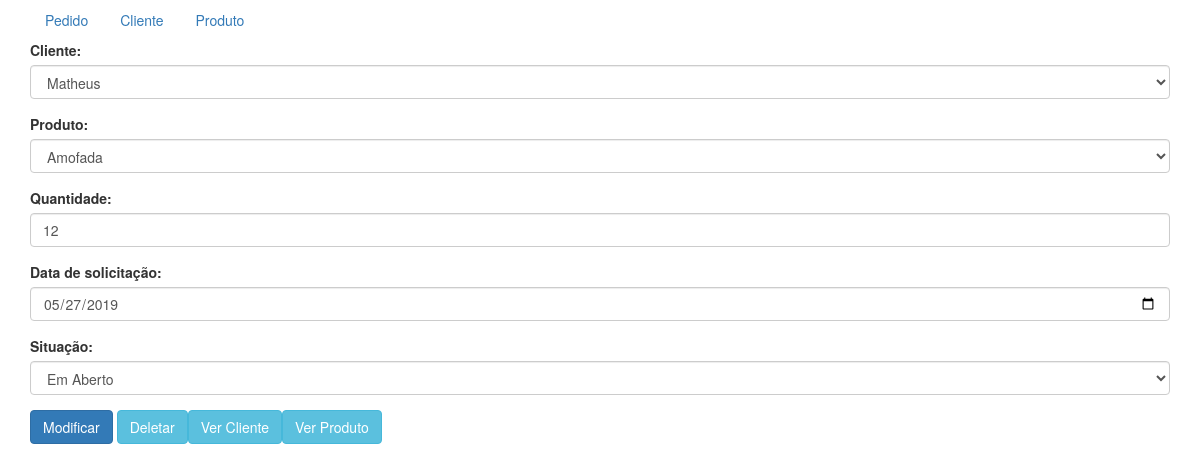
Page /detalhePedido.php?acao=select&codigo=12 on the committed database.
### tables this page shows
CREATE TABLE `pedido` (
  `cod_pedido` int(4) NOT NULL,
  `cod_produto` int(4) NOT NULL,
  `cod_cliente` int(4) NOT NULL,
  `data_pedido` date NOT NULL,
  `qntd` int(4) DEFAULT NULL,
  `situacao` varchar(10) DEFAULT NULL
);

### conexao.php (called while the page is built, shortened)
<?php
    class Tabela {
        protected function select($tipo) {
            switch ($tipo) {
                case "Pedido":
                    return (string) "SELECT ped.cod_pedido 'Código', "
                            . "cli.nome_cliente 'Nome Cliente', cli.cpf 'CPF', "
                            . "cli.email 'Email', ped.data_pedido 'Data', "
                            . "pro.cod_barra 'Codigo Barras', pro.nome_produto "
                            . "'Nome Produto', pro.preco 'Preço', ped.qntd "
                            . "'Quantidade', ped.situacao 'Situação' FROM pedido "
                            . "ped, cliente cli, produto pro WHERE "
                            . "ped.cod_cliente = cli.cod_cliente AND "
                            . "ped.cod_produto = pro.cod_produto ";
                break;
                case "Cliente":
                    return (string) "SELECT cod_cliente 'Código', nome_cliente "
                            . "'Nome', cpf 'CPF', data_nasc 'Data Nascimento', "
                            . "email 'Email' FROM cliente WHERE cod_cliente = ";
                break;
                case "Produto":
                    return (string) "SELECT cod_produto 'Código', nome_produto "
                            . "'Nome', cod_barra 'Código de Barra', descricao "
                            . "'Descrição', preco 'Preço' FROM produto WHERE "
                            . "cod_produto = ";
                break;
            }
        }
    }
    class Pedido extends Tabela {
        public function select($cod_pedido = null, $cod_produto =
                "ped.cod_produto", $cod_cliente = "ped.cod_cliente",
                $data_pedido = "ped.data_pedido", $qntd = "ped.qntd", $situacao
                = "ped.situacao") {
            if ($cod_pedido == null) {
                return (string) parent::select("Pedido") . " ORDER BY "
                        . "ped.cod_pedido DESC";
            } else {
                return (string) parent::select("Pedido") . " AND ped.cod_pedido = "
                        . "$cod_pedido AND ped.cod_cliente = $cod_cliente  AND "
                        . "ped.cod_produto = $cod_produto AND ped.data_pedido = "
                        . "$data_pedido AND ped.qntd = $qntd AND ped.situacao = "
                        . "$situacao ORDER BY ped.cod_pedido DESC";
            }
        }
    }
    class Cliente extends Tabela {
        public function select($cod_cliente = null, $nome_cliente =
                "nome_cliente", $cpf = "cpf", $data_nasc = "data_nasc", $email =
                "email") {
            if ($cod_cliente == null) {
                return (string) parent::select("Cliente") . "cod_cliente ORDER "
                        . "BY cod_cliente DESC";
            } else {
                return (string) parent::select("Cliente") . "$cod_cliente AND "
                        . "nome_cliente = $nome_cliente  AND cpf = $cpf AND "
                        . "data_nasc = $data_nasc AND email = $email ORDER BY "
                        . "cod_cliente DESC";
            }
        }
    }
    class Produto extends Tabela {
        public function select($cod_produto = null, $nome_produto =
                "nome_produto", $descricao = "descricao", $cod_barra =
                "cod_barra", $preco = "preco") {
            if ($cod_produto == null) {
                return (string) parent::select("Produto") . "cod_produto ORDER "
                        . "BY cod_produto DESC";
            } else {
                return (string) parent::select("Produto") . "$cod_produto AND "
                        . "nome_produto = $nome_produto  AND descricao = "
                        . "$descricao AND cod_barra = $cod_barra AND preco = "
                        . "$preco ORDER BY cod_produto DESC";
            }
        }
    }
    class Buider {
        public function Builder($tipo = null) {
            switch ($tipo) {
                case "Pedido":
                    return new Pedido();
                break;
                case "Cliente":
                    return new Cliente();
                break;
                case "Produto":
                    return new Produto();
                break;
            }
        }
    }
    $build = new Buider();
?>

### detalhePedido.php (the view, shortened to what this page needs)
<?php
    include 'conexao.php';
    include 'index.php';
        $codigo = $_GET['codigo'];
        $codigoC = 0;
        $codigoP = 0;
        $acao = $_GET['acao'];
        $query = $build->Builder("Pedido");
        if ($acao == "select") {
            $result = $conn->query($query->select($codigo));
            $result = $result->fetch_assoc();
        } else {
            $result = $conn->query($query->select(0));
            $result = $result->fetch_assoc();
        }
        $query = $build->Builder("Produto");
        $result1 = $conn->query($query->select());
        $query = $build->Builder("Cliente");
        $result2 = $conn->query($query->select());
?>
        <div class='container'>
            <form method="post"
            <?php
                if ($acao == "select") {
                    echo "action='acao.php?acao=update&codigo=$codigo&tabela=Pedido'";
                } else {
                    echo "action='acao.php?acao=insert&codigo=$codigo&tabela=Pedido'";
                }
            ?>>
                <div class="form-group">
                    <label for="Cliente">Cliente:</label>
                    <select required class="form-control" id="cliente" name="cliente">
            <?php
                while ($row = $result2->fetch_assoc()) {
                    echo "<option value='{$row['Código']}' ";
                    if ($result['Nome Cliente'] == $row['Nome'] and $codigo <> 0) {
                        echo "selected";
                    }
                    echo ">{$row['Nome']}</option>";
                }
            ?>
                    </select>
                </div>
                <div class="form-group">
                    <label for="produto">Produto:</label>
                    <select required class="form-control" id="produto" name="produto">
            <?php
                while ($row = $result1->fetch_assoc()) {
                    echo "<option value='{$row['Código']}' ";
                    if ($result['Nome Produto'] == $row['Nome'] and $codigo <> 0) {
                        echo "selected";
                    }
                    echo ">{$row['Nome']}</option>";
                }
            ?>
                    </select>
                </div>
                <div class="form-group">
                    <label for="qntd">Quantidade:</label>
                    <input required type="number" class="form-control" id="qntd" min="1" name="qntd" value="<?php
                        if ($codigo <> 0) {
                            echo $result['Quantidade'];
                    }?>" min="1">
                </div>
                <div class="form-group">
                    <label for="data">Data de solicitação:</label>
                    <input required type="date" class="form-control" id="data" name="data" value="<?php
                        if ($codigo <> 0) {
                            echo $result["Data"];
                    }?>">
                </div>
                <div class="form-group">
                    <label for="situacao">Situação:</label>
                    <select required class="form-control" id="situacao" name="situacao">
                        <option value="Em Aberto" <?php if ($result['Situação']
                                == "Em Aberto" and $codigo <> 0) {
                                echo "selected";
                            }?>>Em Aberto</option>
                    </select>
                </div>
                <button type="submit" class="btn btn-primary">Modificar</button>
                <?php
                    if ($acao == "select") {
                        echo "<a href='acao.php?acao=delete&codigo=$codigo&tabela=Pedido>'"
                                . "class='btn btn-info' role='button'>Deletar</a>";
                        echo "<a href='detalheCliente.php?acao=select&codigo="
                            . "$codigoC' class='btn btn-info' role='button'>Ver "
                            . "Cliente</a>";
                        echo "<a href='detalheProduto.php?acao=select&codigo="
                            . "$codigoP'class='btn btn-info' role='button'>Ver "
                            . "Produto</a>";
                    }
                    $conn->close(); ?>
            </form>
        </div>
    </body>
</html>

### rows in the picture
pedido: qntd "12", data "05/27/2019", situacao "Em Aberto"

### other values in the picture
form field cliente "Matheus"
form field produto "Amofada"
